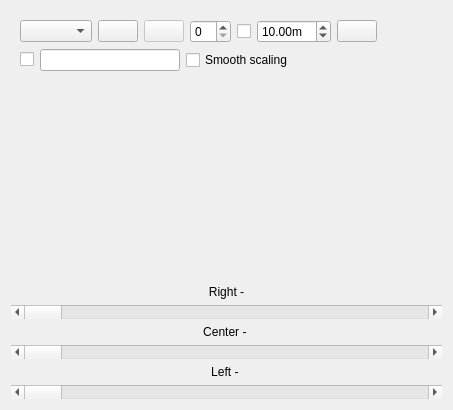
<?xml version="1.0" encoding="UTF-8"?>
<ui version="4.0">
  <class>line_calibration_plugin_widget</class>
 <widget class="QWidget" name="line_calibration_plugin_widget">
  <property name="enabled">
   <bool>true</bool>
  </property>
  <property name="geometry">
   <rect>
    <x>0</x>
    <y>0</y>
    <width>453</width>
    <height>410</height>
   </rect>
  </property>
  <property name="windowTitle">
   <string>Line Calibration</string>
  </property>
  <layout class="QGridLayout" name="gridLayout">
   <item row="0" column="0">
    <widget class="QWidget" name="toolbar_widget" native="true">
     <layout class="QVBoxLayout" name="verticalLayout_2">
      <item>
       <layout class="QHBoxLayout" name="horizontalLayout_3">
        <item>
         <widget class="QComboBox" name="topics_combo_box">
          <property name="sizeAdjustPolicy">
           <enum>QComboBox::AdjustToContents</enum>
          </property>
         </widget>
        </item>
        <item>
         <widget class="QPushButton" name="refresh_topics_push_button">
          <property name="toolTip">
           <string>Refresh topics</string>
          </property>
          <property name="icon">
           <iconset theme="view-refresh">
            <normaloff>../../../../../.designer/backup</normaloff>../../../../../.designer/backup</iconset>
          </property>
         </widget>
        </item>
        <item>
         <widget class="QPushButton" name="zoom_1_push_button">
          <property name="enabled">
           <bool>false</bool>
          </property>
          <property name="toolTip">
           <string>Original zoom</string>
          </property>
          <property name="icon">
           <iconset theme="zoom-original">
            <normaloff>../../../../../.designer/backup</normaloff>../../../../../.designer/backup</iconset>
          </property>
          <property name="checkable">
           <bool>true</bool>
          </property>
         </widget>
        </item>
        <item>
         <widget class="QSpinBox" name="num_gridlines_spin_box">
          <property name="toolTip">
           <string># of gridlines to overlay</string>
          </property>
          <property name="minimum">
           <number>0</number>
          </property>
          <property name="maximum">
           <number>20</number>
          </property>
          <property name="value">
           <number>0</number>
          </property>
         </widget>
        </item>
        <item>
         <widget class="QCheckBox" name="dynamic_range_check_box">
          <property name="toolTip">
           <string>Dynamic depth range</string>
          </property>
          <property name="text">
           <string/>
          </property>
         </widget>
        </item>
        <item>
         <widget class="QDoubleSpinBox" name="max_range_double_spin_box">
          <property name="toolTip">
           <string>Max depth</string>
          </property>
          <property name="suffix">
           <string>m</string>
          </property>
          <property name="minimum">
           <double>0.010000000000000</double>
          </property>
          <property name="maximum">
           <double>100.000000000000000</double>
          </property>
          <property name="value">
           <double>10.000000000000000</double>
          </property>
         </widget>
        </item>
        <item>
         <widget class="QPushButton" name="save_as_image_push_button">
          <property name="toolTip">
           <string>Save as image</string>
          </property>
          <property name="icon">
           <iconset theme="image-x-generic">
            <normaloff>../../../../../.designer/backup</normaloff>../../../../../.designer/backup</iconset>
          </property>
          <property name="iconSize">
           <size>
            <width>16</width>
            <height>16</height>
           </size>
          </property>
         </widget>
        </item>
        <item>
         <spacer name="horizontalSpacer_3">
          <property name="orientation">
           <enum>Qt::Horizontal</enum>
          </property>
          <property name="sizeHint" stdset="0">
           <size>
            <width>40</width>
            <height>20</height>
           </size>
          </property>
         </spacer>
        </item>
       </layout>
      </item>
      <item>
       <layout class="QHBoxLayout" name="horizontalLayout">
        <item>
         <widget class="QCheckBox" name="publish_click_location_check_box">
          <property name="text">
           <string/>
          </property>
         </widget>
        </item>
        <item>
         <widget class="QLineEdit" name="publish_click_location_topic_line_edit">
          <property name="toolTip">
           <string>Click location topic (leave empty for auto-naming)</string>
          </property>
         </widget>
        </item>
        <item>
         <widget class="QCheckBox" name="smooth_image_check_box">
          <property name="toolTip">
           <string>Dynamic depth range</string>
          </property>
          <property name="text">
           <string>Smooth scaling</string>
          </property>
         </widget>
        </item>
        <item>
         <spacer name="horizontalSpacer">
          <property name="orientation">
           <enum>Qt::Horizontal</enum>
          </property>
          <property name="sizeHint" stdset="0">
           <size>
            <width>40</width>
            <height>20</height>
           </size>
          </property>
         </spacer>
        </item>
       </layout>
      </item>
     </layout>
    </widget>
   </item>
   <item row="1" column="0">
    <layout class="QHBoxLayout" name="image_layout" stretch="0">
     <property name="spacing">
      <number>0</number>
     </property>
     <property name="sizeConstraint">
      <enum>QLayout::SetNoConstraint</enum>
     </property>
     <item>
      <widget class="QScrollArea" name="scrollArea">
       <property name="frameShape">
        <enum>QFrame::NoFrame</enum>
       </property>
       <property name="widgetResizable">
        <bool>true</bool>
       </property>
       <widget class="QWidget" name="scrollAreaWidgetContents">
        <property name="geometry">
         <rect>
          <x>0</x>
          <y>0</y>
          <width>433</width>
          <height>155</height>
         </rect>
        </property>
        <property name="sizePolicy">
         <sizepolicy hsizetype="Expanding" vsizetype="Expanding">
          <horstretch>0</horstretch>
          <verstretch>0</verstretch>
         </sizepolicy>
        </property>
        <layout class="QHBoxLayout" name="horizontalLayout_4">
         <property name="margin">
          <number>1</number>
         </property>
         <item>
          <widget class="rqt_autonomos_line_calibration::RatioLayoutedFrame" name="image_frame" native="true">
           <property name="enabled">
            <bool>true</bool>
           </property>
           <property name="sizePolicy">
            <sizepolicy hsizetype="Preferred" vsizetype="Preferred">
             <horstretch>0</horstretch>
             <verstretch>0</verstretch>
            </sizepolicy>
           </property>
           <property name="minimumSize">
            <size>
             <width>80</width>
             <height>60</height>
            </size>
           </property>
           <property name="contextMenuPolicy">
            <enum>Qt::ActionsContextMenu</enum>
           </property>
           <property name="lineWidth" stdset="0">
            <number>1</number>
           </property>
          </widget>
         </item>
        </layout>
       </widget>
      </widget>
     </item>
    </layout>
   </item>
   <item row="2" column="0">
    <layout class="QVBoxLayout" name="verticalLayout_sliders">
     <item>
      <widget class="QLabel" name="label_right">
       <property name="sizePolicy">
        <sizepolicy hsizetype="Minimum" vsizetype="Maximum">
         <horstretch>0</horstretch>
         <verstretch>0</verstretch>
        </sizepolicy>
       </property>
       <property name="text">
        <string>&lt;html&gt;&lt;head/&gt;&lt;body&gt;&lt;p align=&quot;center&quot;&gt;Right -&lt;/p&gt;&lt;/body&gt;&lt;/html&gt;</string>
       </property>
      </widget>
     </item>
     <item>
      <widget class="QScrollBar" name="horizontalScrollBar_right">
       <property name="sizePolicy">
        <sizepolicy hsizetype="Minimum" vsizetype="Fixed">
         <horstretch>0</horstretch>
         <verstretch>0</verstretch>
        </sizepolicy>
       </property>
       <property name="minimumSize">
        <size>
         <width>200</width>
         <height>0</height>
        </size>
       </property>
       <property name="mouseTracking">
        <bool>true</bool>
       </property>
       <property name="focusPolicy">
        <enum>Qt::ClickFocus</enum>
       </property>
       <property name="orientation">
        <enum>Qt::Horizontal</enum>
       </property>
      </widget>
     </item>
     <item>
      <widget class="QLabel" name="label_center">
       <property name="sizePolicy">
        <sizepolicy hsizetype="Preferred" vsizetype="Maximum">
         <horstretch>0</horstretch>
         <verstretch>0</verstretch>
        </sizepolicy>
       </property>
       <property name="text">
        <string>&lt;html&gt;&lt;head/&gt;&lt;body&gt;&lt;p align=&quot;center&quot;&gt;Center - &lt;/p&gt;&lt;/body&gt;&lt;/html&gt;</string>
       </property>
      </widget>
     </item>
     <item>
      <widget class="QScrollBar" name="horizontalScrollBar_center">
       <property name="mouseTracking">
        <bool>true</bool>
       </property>
       <property name="focusPolicy">
        <enum>Qt::ClickFocus</enum>
       </property>
       <property name="orientation">
        <enum>Qt::Horizontal</enum>
       </property>
      </widget>
     </item>
     <item>
      <widget class="QLabel" name="label_left">
       <property name="sizePolicy">
        <sizepolicy hsizetype="Preferred" vsizetype="Maximum">
         <horstretch>0</horstretch>
         <verstretch>0</verstretch>
        </sizepolicy>
       </property>
       <property name="text">
        <string>&lt;html&gt;&lt;head/&gt;&lt;body&gt;&lt;p align=&quot;center&quot;&gt;Left - &lt;/p&gt;&lt;/body&gt;&lt;/html&gt;</string>
       </property>
      </widget>
     </item>
     <item>
      <widget class="QScrollBar" name="horizontalScrollBar_left">
       <property name="mouseTracking">
        <bool>true</bool>
       </property>
       <property name="focusPolicy">
        <enum>Qt::ClickFocus</enum>
       </property>
       <property name="orientation">
        <enum>Qt::Horizontal</enum>
       </property>
      </widget>
     </item>
    </layout>
   </item>
  </layout>
  <zorder>toolbar_widget</zorder>
  <zorder></zorder>
 </widget>
 <customwidgets>
  <customwidget>
   <class>rqt_autonomos_line_calibration::RatioLayoutedFrame</class>
   <extends>QWidget</extends>
   <header>ratio_layouted_frame.h</header>
  </customwidget>
 </customwidgets>
 <resources/>
 <connections/>
</ui>
